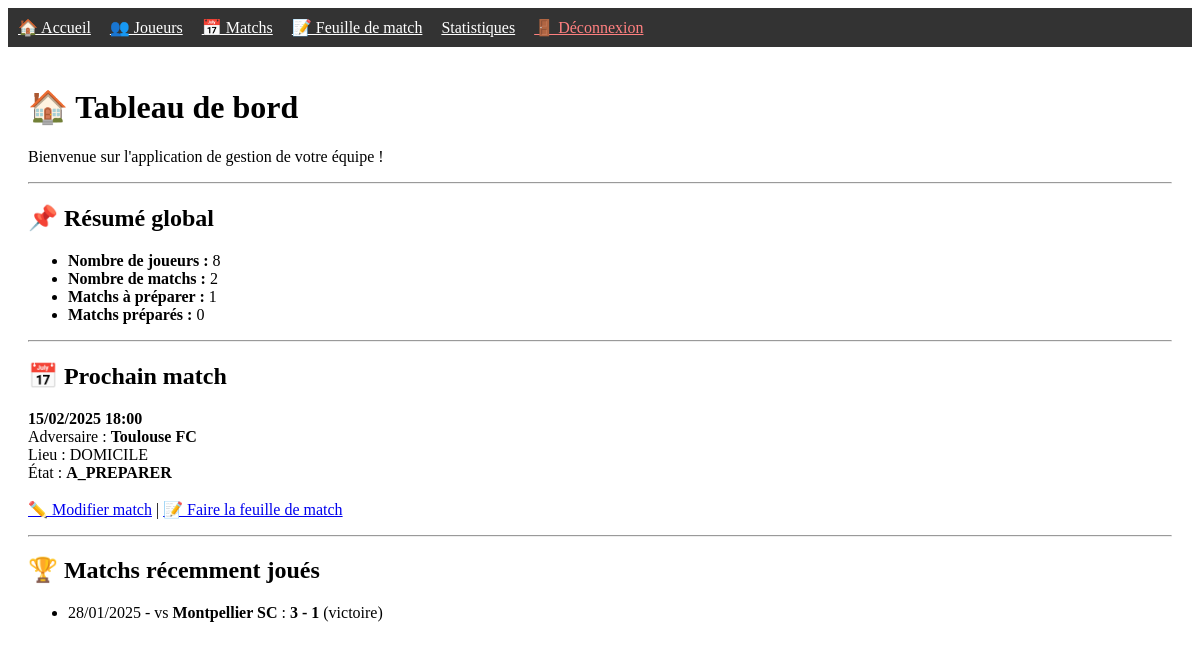
The app's page /index.php (signed in), older data.
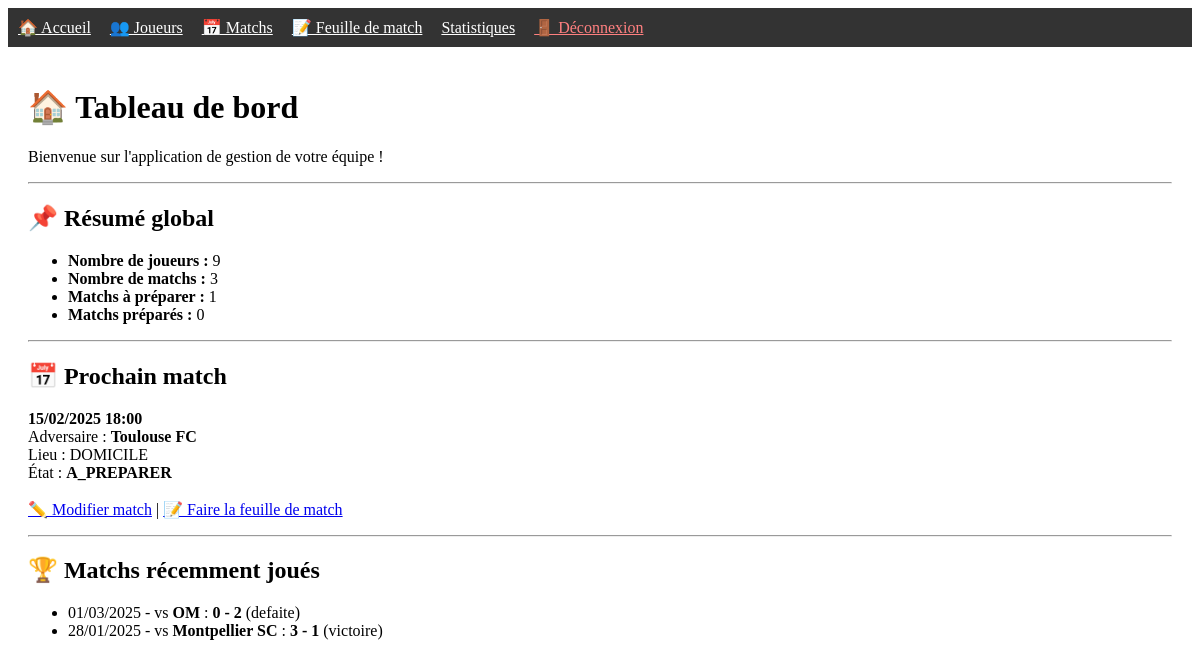
The same page, newer data.
### tables this page shows
CREATE TABLE matchs (
    id_match INT(11) NOT NULL AUTO_INCREMENT,
    date_heure DATETIME NOT NULL,
    adversaire VARCHAR(100) NOT NULL,
    lieu ENUM('DOMICILE', 'EXTERIEUR') NOT NULL,
    score_equipe INT(11) DEFAULT NULL,
    score_adverse INT(11) DEFAULT NULL,
    resultat ENUM('VICTOIRE', 'DEFAITE', 'NUL') DEFAULT NULL,
    etat ENUM('A_PREPARER', 'PREPARE', 'JOUE') DEFAULT 'A_PREPARER',

    PRIMARY KEY(id_match)
);

### index.php (the view, shortened to what this page needs)
<?php
require_once __DIR__ . "/includes/config.php";
include __DIR__ . "/includes/header.php";
$stmt = $gestion_sportive->query("SELECT COUNT(*) AS total FROM joueur");
$nb_joueurs = $stmt->fetch()["total"];
$stmt = $gestion_sportive->query("SELECT COUNT(*) AS total FROM matchs");
$nb_matchs = $stmt->fetch()["total"];
$stmt = $gestion_sportive->query("SELECT COUNT(*) AS total FROM matchs WHERE etat = 'A_PREPARER'");
$matchs_a_preparer = $stmt->fetch()["total"];
$stmt = $gestion_sportive->query("SELECT COUNT(*) AS total FROM matchs WHERE etat = 'PREPARE'");
$matchs_prepares = $stmt->fetch()["total"];
$stmt = $gestion_sportive->query("
    SELECT * FROM matchs
    WHERE etat != 'JOUE'
    ORDER BY date_heure ASC
    LIMIT 1
");
$prochain_match = $stmt->fetch();
$stmt = $gestion_sportive->query("
    SELECT * FROM matchs
    WHERE etat = 'JOUE'
    ORDER BY date_heure DESC
    LIMIT 5
");
$matchs_joues = $stmt->fetchAll();
?>
<div class="container">
    <h1>🏠 Tableau de bord</h1>
    <p>Bienvenue sur l'application de gestion de votre équipe !</p>
    <hr>
    <h2>📌 Résumé global</h2>
    <ul>
        <li><strong>Nombre de joueurs :</strong> <?= $nb_joueurs ?></li>
        <li><strong>Nombre de matchs :</strong> <?= $nb_matchs ?></li>
        <li><strong>Matchs à préparer :</strong> <?= $matchs_a_preparer ?></li>
        <li><strong>Matchs préparés :</strong> <?= $matchs_prepares ?></li>
    </ul>
    <hr>
    <h2>📅 Prochain match</h2>
    <?php if ($prochain_match): ?>
        <p>
            <strong><?= date("d/m/Y H:i", strtotime($prochain_match["date_heure"])) ?></strong><br>
            Adversaire : <strong><?= htmlspecialchars($prochain_match["adversaire"]) ?></strong><br>
            Lieu : <?= htmlspecialchars($prochain_match["lieu"]) ?><br>
            État : <strong><?= htmlspecialchars($prochain_match["etat"]) ?></strong><br><br>
            <a href="/Projet_PHP/matchs/modifier_match.php?id_match=<?= $prochain_match["id_match"] ?>">✏️ Modifier match</a> |
            <a href="/Projet_PHP/feuille_match/composition.php?id=<?= $prochain_match["id_match"] ?>">📝 Faire la feuille de match</a>
        </p>
    <?php else: ?>
        <p>Aucun match à venir.</p>
    <?php endif; ?>
    <hr>
    <h2>🏆 Matchs récemment joués</h2>
    <?php if (count($matchs_joues) > 0): ?>
        <ul>
            <?php foreach ($matchs_joues as $m): ?>
                <li>
                    <?= date("d/m/Y", strtotime($m["date_heure"])) ?> -
                    vs <strong><?= htmlspecialchars($m["adversaire"]) ?></strong> :
                    <strong><?= $m["score_equipe"] ?> - <?= $m["score_adverse"] ?></strong>
                    (<?= strtolower($m["resultat"]) ?>)
                </li>
            <?php endforeach; ?>
        </ul>
    <?php else: ?>
        <p>Aucun match joué pour l’instant.</p>
    <?php endif; ?>
</div>
<?php include __DIR__ . "/includes/footer.php"; ?>

Row changes from the older to the newer data that the page shows:
added matchs: date_heure "01/03/2025", adversaire "OM", score_equipe "0", score_adverse "2", resultat "defaite"
Text that changed along with them:
$nb_joueurs: "8" → "9"
$nb_matchs: "2" → "3"
